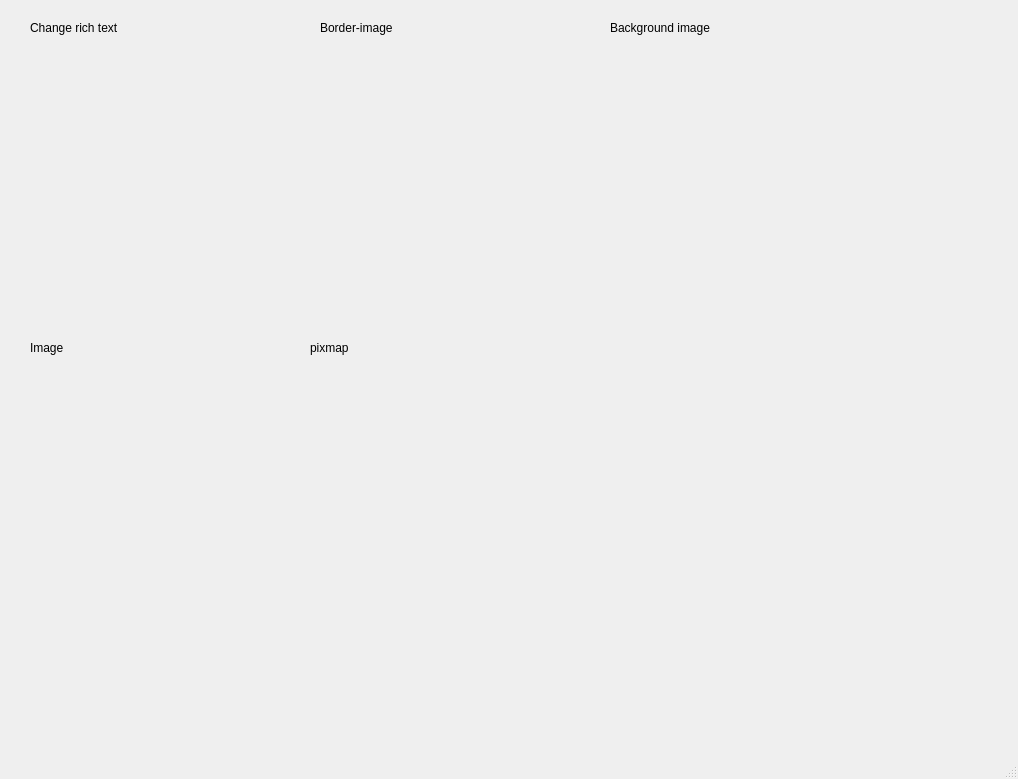
<?xml version="1.0" encoding="UTF-8"?>
<ui version="4.0">
 <class>MainWindow</class>
 <widget class="QMainWindow" name="MainWindow">
  <property name="geometry">
   <rect>
    <x>0</x>
    <y>0</y>
    <width>1018</width>
    <height>779</height>
   </rect>
  </property>
  <property name="windowTitle">
   <string>MainWindow</string>
  </property>
  <widget class="QWidget" name="centralwidget">
   <widget class="QLabel" name="label">
    <property name="geometry">
     <rect>
      <x>30</x>
      <y>50</y>
      <width>261</width>
      <height>251</height>
     </rect>
    </property>
    <property name="text">
     <string>&lt;html&gt;&lt;head/&gt;&lt;body&gt;&lt;p&gt;&lt;img src=&quot;:/logo/Imagenes/imagenCables.png&quot;/&gt;&lt;/p&gt;&lt;/body&gt;&lt;/html&gt;</string>
    </property>
   </widget>
   <widget class="QLabel" name="label_2">
    <property name="geometry">
     <rect>
      <x>30</x>
      <y>20</y>
      <width>111</width>
      <height>16</height>
     </rect>
    </property>
    <property name="text">
     <string>Change rich text</string>
    </property>
   </widget>
   <widget class="QLabel" name="label_3">
    <property name="geometry">
     <rect>
      <x>320</x>
      <y>20</y>
      <width>101</width>
      <height>16</height>
     </rect>
    </property>
    <property name="text">
     <string>Border-image</string>
    </property>
   </widget>
   <widget class="QLabel" name="label_4">
    <property name="geometry">
     <rect>
      <x>310</x>
      <y>50</y>
      <width>261</width>
      <height>251</height>
     </rect>
    </property>
    <property name="styleSheet">
     <string notr="true">border-image: url(:/logo/Imagenes/imagenCables.png);</string>
    </property>
    <property name="text">
     <string/>
    </property>
   </widget>
   <widget class="QLabel" name="label_5">
    <property name="geometry">
     <rect>
      <x>610</x>
      <y>20</y>
      <width>131</width>
      <height>16</height>
     </rect>
    </property>
    <property name="text">
     <string>Background image</string>
    </property>
   </widget>
   <widget class="QLabel" name="label_6">
    <property name="geometry">
     <rect>
      <x>610</x>
      <y>50</y>
      <width>241</width>
      <height>271</height>
     </rect>
    </property>
    <property name="styleSheet">
     <string notr="true">background-image: url(:/logo/Imagenes/imagenCables.png);</string>
    </property>
    <property name="text">
     <string/>
    </property>
   </widget>
   <widget class="QLabel" name="label_7">
    <property name="geometry">
     <rect>
      <x>30</x>
      <y>340</y>
      <width>101</width>
      <height>16</height>
     </rect>
    </property>
    <property name="text">
     <string>Image</string>
    </property>
   </widget>
   <widget class="QLabel" name="label_8">
    <property name="geometry">
     <rect>
      <x>20</x>
      <y>370</y>
      <width>261</width>
      <height>271</height>
     </rect>
    </property>
    <property name="styleSheet">
     <string notr="true">image: url(:/logo/Imagenes/imagenCables.png);
</string>
    </property>
    <property name="text">
     <string/>
    </property>
   </widget>
   <widget class="QLabel" name="label_9">
    <property name="geometry">
     <rect>
      <x>310</x>
      <y>380</y>
      <width>261</width>
      <height>251</height>
     </rect>
    </property>
    <property name="text">
     <string/>
    </property>
    <property name="pixmap">
     <pixmap resource="../recursos.qrc">:/logo/Imagenes/imagenCables.png</pixmap>
    </property>
    <property name="scaledContents">
     <bool>true</bool>
    </property>
   </widget>
   <widget class="QLabel" name="label_10">
    <property name="geometry">
     <rect>
      <x>310</x>
      <y>340</y>
      <width>101</width>
      <height>16</height>
     </rect>
    </property>
    <property name="text">
     <string>pixmap</string>
    </property>
   </widget>
  </widget>
  <widget class="QMenuBar" name="menubar">
   <property name="geometry">
    <rect>
     <x>0</x>
     <y>0</y>
     <width>1018</width>
     <height>26</height>
    </rect>
   </property>
  </widget>
  <widget class="QStatusBar" name="statusbar"/>
 </widget>
 <resources>
  <include location="../recursos.qrc"/>
 </resources>
 <connections/>
</ui>
